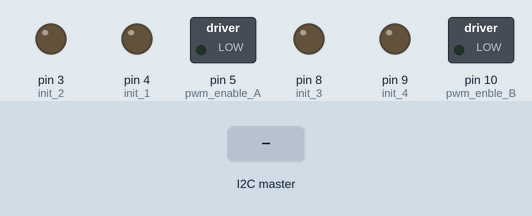
Recording of a sketch running on a simulated Arduino Nano, built with avr-gcc and run on an emulated ATmega328P. Parts: switched loads named in the sketch (green lamp = pin HIGH), output pins drawn as LEDs (lit = HIGH). The inputs (shaded band) are chosen by the test bench. What the sketch prints to the serial monitor is not drawn.

Above: at 1.2 s.
1.3 s: the I2C master sends the byte 1
At 3.3 s:
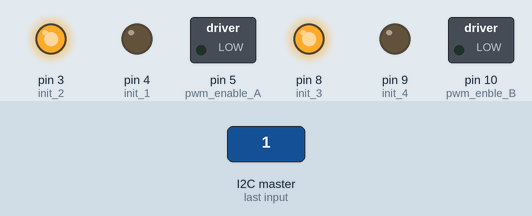
3.8 s: the I2C master sends the byte 200
At 5.2 s:
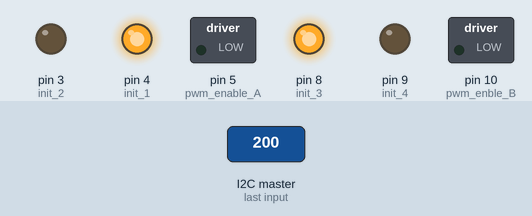
6.3 s: the I2C master sends the byte 0
At 7.1 s:
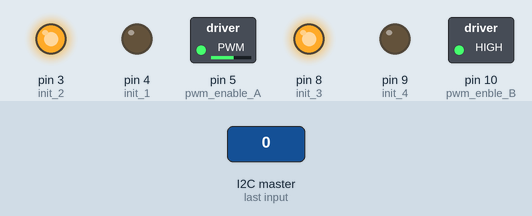
Timing chart, 0 to 9.3 s (numbered marks = the images above; inputs shaded):
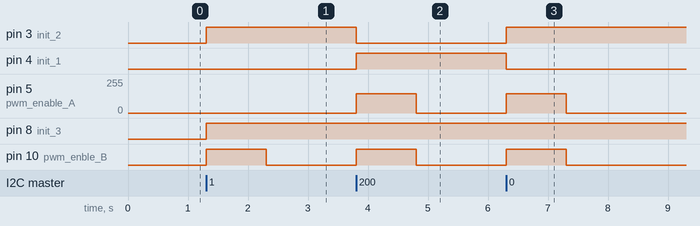

Measured:
- after the input at 1.3 s, pin 3 (init_2), pin 8 (init_3): LOW → HIGH at once; pin 10 (pwm_enble_B): LOW → HIGH at once, → LOW 1.0 s later
- after the input at 3.8 s, pin 3 (init_2): HIGH → LOW at once; pin 4 (init_1): LOW → HIGH at once; pin 5 (pwm_enable_A): 0/255 → 144/255 at once, → 0/255 1.0 s later; pin 10 (pwm_enble_B): LOW → HIGH at once, → LOW 1.0 s later
- after the input at 6.3 s, pin 3 (init_2): LOW → HIGH at once; pin 4 (init_1): HIGH → LOW at once; pin 5 (pwm_enable_A): 0/255 → 144/255 at once, → 0/255 1.0 s later; pin 10 (pwm_enble_B): LOW → HIGH at once, → LOW 1.0 s later

The sketch:

cppFollowingRobot.ino
```cpp
//THIS FILE AND THE OTHER ONE GO ON THE ARDUINO TO RECIEVE THE COMMANDS SENT FROM THE JETSON NANO

//basically how this works is that the jetson nano sends two ints to the arduino
//the first one is the right wheel and the second one is the left wheel (sorry I can't remember if thats looking at it from the front or the back)
//the value ranges from 0 to 255.
//0 is full reverse, 127 is stop, and 255 is full ahead.

#include <Wire.h>


int speeds[] = { 127, 127 };
int finalSpeedA = 0;
int finalSpeedB = 0;
unsigned long timeOfLastRecieveEvent = 0;

void setup()
{
  Wire.begin(0x40);      // join i2c bus with address #0x40
  Wire.onReceive(receiveEvent); // register event

  pinMode(3, OUTPUT); //init 2
  pinMode(4, OUTPUT); //init 1
  pinMode(5, OUTPUT); //pwm enable A

  pinMode(8, OUTPUT); //init 3
  pinMode(9, OUTPUT); // init 4
  pinMode(10, OUTPUT); //pwm enble B

  Serial.begin(2000000);
}


void loop()
{

  Serial.print("speeds");
  for (int x : speeds)
  {
    Serial.print(" ");
    Serial.print(x);
    Serial.print(", ");
  }
  //221, 31
  if (speeds[0] > 127)
  {
    digitalWrite(3, LOW);
    digitalWrite(4, HIGH);
    finalSpeedA = map(speeds[0], 128, 255, 0, 255);
    Serial.print("finalSpeedA ");
    Serial.print(finalSpeedA);
    analogWrite(5, finalSpeedA);
    Serial.print("\ngoing foword\n");

  }
  if (speeds[1] > 127)
  {
    digitalWrite(8, LOW);
    digitalWrite(9, HIGH);
    finalSpeedB = map(speeds[1], 128, 255, 0, 255);
    Serial.print("finalSpeed B\n");
    Serial.print(finalSpeedB);
    analogWrite(10, finalSpeedB);
  }
  if (speeds[0] < 127)
  {
    digitalWrite(3, HIGH);
    digitalWrite(4, LOW);
    finalSpeedB = map(speeds[0], 0, 126, 0, 255);
    Serial.print("finalSpeed A\n");
    Serial.print(finalSpeedA);
    analogWrite(5, finalSpeedA);
  }
  if (speeds[1] < 127)
  {
    digitalWrite(8, HIGH);
    digitalWrite(9, LOW);
    finalSpeedB = map(speeds[1], 126, 0, 0, 255);
    Serial.print("finalSpeed B\n");
    Serial.print(finalSpeedB);
    analogWrite(10, finalSpeedB);
  }
  if (speeds[0] == 127)
  {
    analogWrite(5, 0);
  }
  if (speeds[1] == 127)
  {
    analogWrite(10, 0);
  }

  if ((millis() - timeOfLastRecieveEvent) > 1000)
  {
    speeds[0] = 127;
    speeds[1] = 127;
  }

  Serial.println();

}
```

revieveEvent.ino
```cpp
void receiveEvent(int bytes) {
  //Wire.read(); // If YOU ARE USING the python manual motor control then this has to be uncommited other wise just leave it.
  for (int xxx = 0; xxx < 2; ++xxx)
  {
  //Serial.print("-----------");
  speeds[xxx] = Wire.read();
  //Serial.print("hi");
  //Serial.print(speeds[xxx]);
  //Serial.println("-----------");
  }
  timeOfLastRecieveEvent = millis();

}
```
